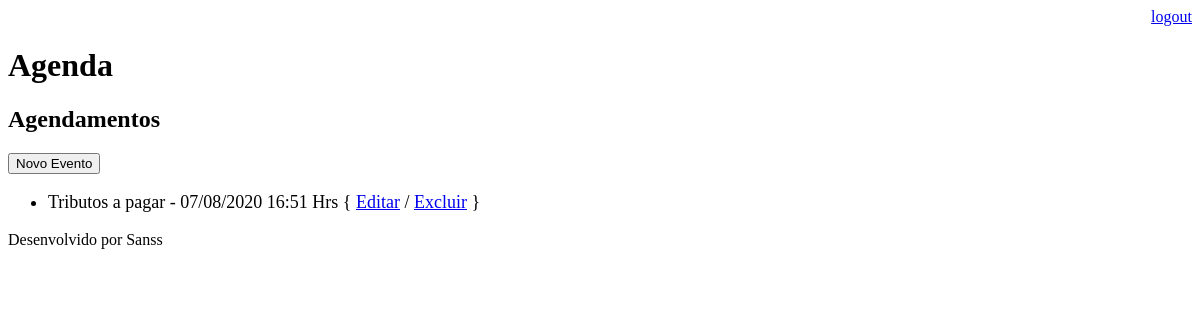
/agenda/ (signed in), run on an earlier commit of the app's database.
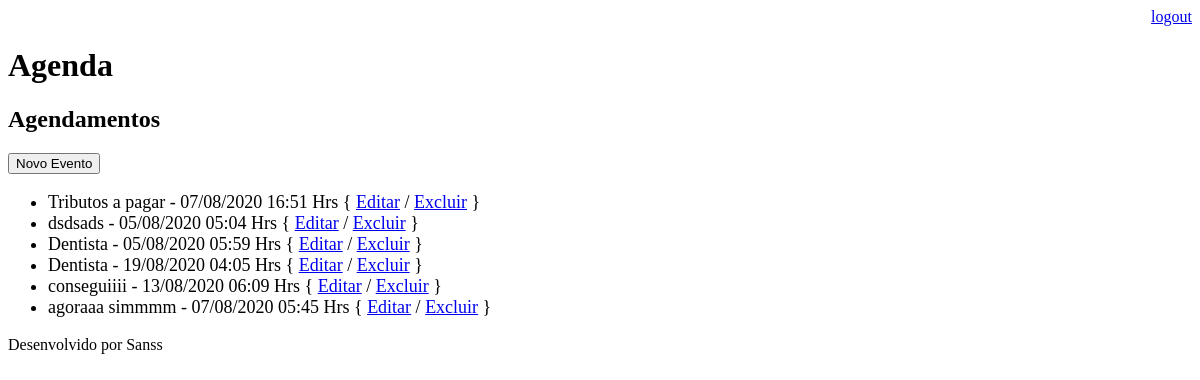
And on a later commit of the database.
### core/models.py (models this page shows, shortened)
class Evento(models.Model):
    titulo = models.CharField(max_length=100)
    descricao = models.TextField(blank=True, null=True)
    data_evento = models.DateTimeField(verbose_name='Data do Evento')
    data_criacao = models.DateTimeField(auto_now=True)
    usuario = models.ForeignKey(User, on_delete=models.CASCADE)
    class Meta:
        db_table = "evento"
    def get_data_evento(self):
        return self.data_evento.strftime('%d/%m/%Y %H:%M Hrs')

### core/views.py (the view)
# urls.py: path('agenda/', views.lista_eventos),
@login_required(login_url='/login/')
def lista_eventos(request):
    usuario = request.user
    evento = Evento.objects.filter(usuario=usuario)
    dados = {'eventos': evento}
    return render(request, 'agenda.html', dados)

### templates/agenda.html
{% extends "model-page.html" %}
{% block content %}
    <h2>Agendamentos</h2>
    <a href="evento/">
        <button type="button">Novo Evento</button>
    </a>
    <ul style="font-size: 18px">
        {% for evento in eventos %}
            <li>
                {{ evento.titulo }} - {{ evento.get_data_evento }}
                { <a href="evento/?id={{ evento.id }}">Editar</a>
                / <a href="evento/delete/{{ evento.id }}/">Excluir</a> }
            </li>
        {% endfor %}
    </ul>
{% endblock %}

What changed in the data, as far as the page shows it:
added Evento: titulo "dsdsads", get_data_evento "05/08/2020 05:04 Hrs"
added Evento: titulo "Dentista", get_data_evento "05/08/2020 05:59 Hrs"
added Evento: titulo "Dentista", get_data_evento "19/08/2020 04:05 Hrs"
added Evento: titulo "conseguiiii", get_data_evento "13/08/2020 06:09 Hrs"
added Evento: titulo "agoraaa simmmm", get_data_evento "07/08/2020 05:45 Hrs"
